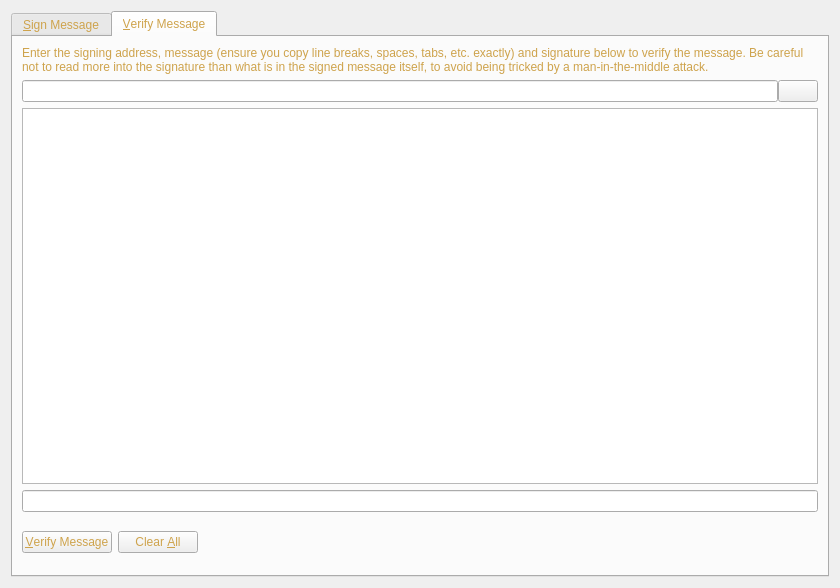
<?xml version="1.0" encoding="UTF-8"?>
<ui version="4.0">
 <class>SignVerifyMessageDialog</class>
 <widget class="QDialog" name="SignVerifyMessageDialog">
  <property name="geometry">
   <rect>
    <x>0</x>
    <y>0</y>
    <width>840</width>
    <height>588</height>
   </rect>
  </property>
  <property name="windowTitle">
   <string>Signatures - Sign / Verify a Message</string>
  </property>
  <property name="styleSheet">
   <string notr="true">background-image: url(:/images/bkg2);
color: rgb(206, 163, 76);</string>
  </property>
  <property name="modal">
   <bool>true</bool>
  </property>
  <layout class="QVBoxLayout" name="verticalLayout">
   <item>
    <widget class="QTabWidget" name="tabWidget">
     <property name="currentIndex">
      <number>1</number>
     </property>
     <widget class="QWidget" name="tabSignMessage">
      <attribute name="title">
       <string>&amp;Sign Message</string>
      </attribute>
      <layout class="QVBoxLayout" name="verticalLayout_SM">
       <item>
        <widget class="QLabel" name="infoLabel_SM">
         <property name="text">
          <string>You can sign messages with your addresses to prove you own them. Be careful not to sign anything vague, as phishing attacks may try to trick you into signing your identity over to them. Only sign fully-detailed statements you agree to.</string>
         </property>
         <property name="textFormat">
          <enum>Qt::PlainText</enum>
         </property>
         <property name="wordWrap">
          <bool>true</bool>
         </property>
        </widget>
       </item>
       <item>
        <layout class="QHBoxLayout" name="horizontalLayout_1_SM">
         <property name="spacing">
          <number>0</number>
         </property>
         <item>
          <widget class="QValidatedLineEdit" name="addressIn_SM">
           <property name="toolTip">
            <string>The address to sign the message with (e.g. B8gZqgY4r2RoEdqYk3QsAqFckyf9pRHN6i)</string>
           </property>
           <property name="maxLength">
            <number>34</number>
           </property>
          </widget>
         </item>
         <item>
          <widget class="QPushButton" name="addressBookButton_SM">
           <property name="toolTip">
            <string>Choose an address from the address book</string>
           </property>
           <property name="text">
            <string/>
           </property>
           <property name="icon">
            <iconset resource="../bitcoin.qrc">
             <normaloff>:/icons/address-book</normaloff>:/icons/address-book</iconset>
           </property>
           <property name="shortcut">
            <string>Alt+A</string>
           </property>
           <property name="autoDefault">
            <bool>false</bool>
           </property>
          </widget>
         </item>
         <item>
          <widget class="QPushButton" name="pasteButton_SM">
           <property name="toolTip">
            <string>Paste address from clipboard</string>
           </property>
           <property name="text">
            <string/>
           </property>
           <property name="icon">
            <iconset resource="../bitcoin.qrc">
             <normaloff>:/icons/editpaste</normaloff>:/icons/editpaste</iconset>
           </property>
           <property name="shortcut">
            <string>Alt+P</string>
           </property>
           <property name="autoDefault">
            <bool>false</bool>
           </property>
          </widget>
         </item>
        </layout>
       </item>
       <item>
        <widget class="QPlainTextEdit" name="messageIn_SM">
         <property name="toolTip">
          <string>Enter the message you want to sign here</string>
         </property>
        </widget>
       </item>
       <item>
        <layout class="QHBoxLayout" name="horizontalLayout_2_SM">
         <property name="spacing">
          <number>0</number>
         </property>
         <item>
          <widget class="QLineEdit" name="signatureOut_SM">
           <property name="font">
            <font>
             <italic>true</italic>
            </font>
           </property>
           <property name="readOnly">
            <bool>true</bool>
           </property>
          </widget>
         </item>
         <item>
          <widget class="QPushButton" name="copySignatureButton_SM">
           <property name="toolTip">
            <string>Copy the current signature to the system clipboard</string>
           </property>
           <property name="text">
            <string/>
           </property>
           <property name="icon">
            <iconset resource="../bitcoin.qrc">
             <normaloff>:/icons/editcopy</normaloff>:/icons/editcopy</iconset>
           </property>
           <property name="autoDefault">
            <bool>false</bool>
           </property>
          </widget>
         </item>
        </layout>
       </item>
       <item>
        <layout class="QHBoxLayout" name="horizontalLayout_3_SM">
         <item>
          <widget class="QPushButton" name="signMessageButton_SM">
           <property name="toolTip">
            <string>Sign the message to prove you own this SUMCOIN address</string>
           </property>
           <property name="text">
            <string>&amp;Sign Message</string>
           </property>
           <property name="icon">
            <iconset resource="../bitcoin.qrc">
             <normaloff>:/icons/edit</normaloff>:/icons/edit</iconset>
           </property>
           <property name="autoDefault">
            <bool>false</bool>
           </property>
          </widget>
         </item>
         <item>
          <widget class="QPushButton" name="clearButton_SM">
           <property name="toolTip">
            <string>Reset all sign message fields</string>
           </property>
           <property name="text">
            <string>Clear &amp;All</string>
           </property>
           <property name="icon">
            <iconset resource="../bitcoin.qrc">
             <normaloff>:/icons/remove</normaloff>:/icons/remove</iconset>
           </property>
           <property name="autoDefault">
            <bool>false</bool>
           </property>
          </widget>
         </item>
         <item>
          <spacer name="horizontalSpacer_1_SM">
           <property name="orientation">
            <enum>Qt::Horizontal</enum>
           </property>
           <property name="sizeHint" stdset="0">
            <size>
             <width>40</width>
             <height>48</height>
            </size>
           </property>
          </spacer>
         </item>
         <item>
          <widget class="QLabel" name="statusLabel_SM">
           <property name="font">
            <font>
             <weight>75</weight>
             <bold>true</bold>
            </font>
           </property>
           <property name="text">
            <string/>
           </property>
           <property name="wordWrap">
            <bool>true</bool>
           </property>
          </widget>
         </item>
         <item>
          <spacer name="horizontalSpacer_2_SM">
           <property name="orientation">
            <enum>Qt::Horizontal</enum>
           </property>
           <property name="sizeHint" stdset="0">
            <size>
             <width>40</width>
             <height>48</height>
            </size>
           </property>
          </spacer>
         </item>
        </layout>
       </item>
      </layout>
     </widget>
     <widget class="QWidget" name="tabVerifyMessage">
      <attribute name="title">
       <string>&amp;Verify Message</string>
      </attribute>
      <layout class="QVBoxLayout" name="verticalLayout_VM">
       <item>
        <widget class="QLabel" name="infoLabel_VM">
         <property name="text">
          <string>Enter the signing address, message (ensure you copy line breaks, spaces, tabs, etc. exactly) and signature below to verify the message. Be careful not to read more into the signature than what is in the signed message itself, to avoid being tricked by a man-in-the-middle attack.</string>
         </property>
         <property name="textFormat">
          <enum>Qt::PlainText</enum>
         </property>
         <property name="alignment">
          <set>Qt::AlignLeading|Qt::AlignLeft|Qt::AlignTop</set>
         </property>
         <property name="wordWrap">
          <bool>true</bool>
         </property>
        </widget>
       </item>
       <item>
        <layout class="QHBoxLayout" name="horizontalLayout_1_VM">
         <property name="spacing">
          <number>0</number>
         </property>
         <item>
          <widget class="QValidatedLineEdit" name="addressIn_VM">
           <property name="toolTip">
            <string>The address the message was signed with (e.g. B8gZqgY4r2RoEdqYk3QsAqFckyf9pRHN6i)</string>
           </property>
           <property name="maxLength">
            <number>34</number>
           </property>
          </widget>
         </item>
         <item>
          <widget class="QPushButton" name="addressBookButton_VM">
           <property name="toolTip">
            <string>Choose an address from the address book</string>
           </property>
           <property name="text">
            <string/>
           </property>
           <property name="icon">
            <iconset resource="../bitcoin.qrc">
             <normaloff>:/icons/address-book</normaloff>:/icons/address-book</iconset>
           </property>
           <property name="shortcut">
            <string>Alt+A</string>
           </property>
           <property name="autoDefault">
            <bool>false</bool>
           </property>
          </widget>
         </item>
        </layout>
       </item>
       <item>
        <widget class="QPlainTextEdit" name="messageIn_VM"/>
       </item>
       <item>
        <widget class="QValidatedLineEdit" name="signatureIn_VM"/>
       </item>
       <item>
        <layout class="QHBoxLayout" name="horizontalLayout_2_VM">
         <item>
          <widget class="QPushButton" name="verifyMessageButton_VM">
           <property name="toolTip">
            <string>Verify the message to ensure it was signed with the specified SUMCOIN address</string>
           </property>
           <property name="text">
            <string>&amp;Verify Message</string>
           </property>
           <property name="icon">
            <iconset resource="../bitcoin.qrc">
             <normaloff>:/icons/transaction_0</normaloff>:/icons/transaction_0</iconset>
           </property>
           <property name="autoDefault">
            <bool>false</bool>
           </property>
          </widget>
         </item>
         <item>
          <widget class="QPushButton" name="clearButton_VM">
           <property name="toolTip">
            <string>Reset all verify message fields</string>
           </property>
           <property name="text">
            <string>Clear &amp;All</string>
           </property>
           <property name="icon">
            <iconset resource="../bitcoin.qrc">
             <normaloff>:/icons/remove</normaloff>:/icons/remove</iconset>
           </property>
           <property name="autoDefault">
            <bool>false</bool>
           </property>
          </widget>
         </item>
         <item>
          <spacer name="horizontalSpacer_1_VM">
           <property name="orientation">
            <enum>Qt::Horizontal</enum>
           </property>
           <property name="sizeHint" stdset="0">
            <size>
             <width>40</width>
             <height>48</height>
            </size>
           </property>
          </spacer>
         </item>
         <item>
          <widget class="QLabel" name="statusLabel_VM">
           <property name="font">
            <font>
             <weight>75</weight>
             <bold>true</bold>
            </font>
           </property>
           <property name="text">
            <string/>
           </property>
           <property name="wordWrap">
            <bool>true</bool>
           </property>
          </widget>
         </item>
         <item>
          <spacer name="horizontalSpacer_2_VM">
           <property name="orientation">
            <enum>Qt::Horizontal</enum>
           </property>
           <property name="sizeHint" stdset="0">
            <size>
             <width>40</width>
             <height>48</height>
            </size>
           </property>
          </spacer>
         </item>
        </layout>
       </item>
      </layout>
     </widget>
    </widget>
   </item>
  </layout>
 </widget>
 <customwidgets>
  <customwidget>
   <class>QValidatedLineEdit</class>
   <extends>QLineEdit</extends>
   <header>qvalidatedlineedit.h</header>
  </customwidget>
 </customwidgets>
 <resources>
  <include location="../bitcoin.qrc"/>
 </resources>
 <connections/>
</ui>
